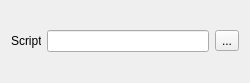
<?xml version="1.0" encoding="UTF-8"?>
<ui version="4.0">
 <class>Script</class>
 <widget class="QWidget" name="Script">
  <property name="geometry">
   <rect>
    <x>0</x>
    <y>0</y>
    <width>250</width>
    <height>83</height>
   </rect>
  </property>
  <property name="maximumSize">
   <size>
    <width>16777215</width>
    <height>150</height>
   </size>
  </property>
  <property name="windowTitle">
   <string>Form</string>
  </property>
  <layout class="QGridLayout" name="gridLayout">
   <item row="0" column="0">
    <widget class="QLabel" name="label">
     <property name="maximumSize">
      <size>
       <width>30</width>
       <height>16777215</height>
      </size>
     </property>
     <property name="text">
      <string>Script:</string>
     </property>
    </widget>
   </item>
   <item row="0" column="1">
    <widget class="DropLineEdit" name="lineEdit_name">
     <property name="readOnly">
      <bool>true</bool>
     </property>
    </widget>
   </item>
   <item row="0" column="2">
    <widget class="QToolButton" name="toolButton">
     <property name="text">
      <string>...</string>
     </property>
    </widget>
   </item>
  </layout>
 </widget>
 <customwidgets>
  <customwidget>
   <class>DropLineEdit</class>
   <extends>QLineEdit</extends>
   <header location="global">RootTools/Treenity/Include/DropLineEdit.h</header>
  </customwidget>
 </customwidgets>
 <resources/>
 <connections/>
</ui>
